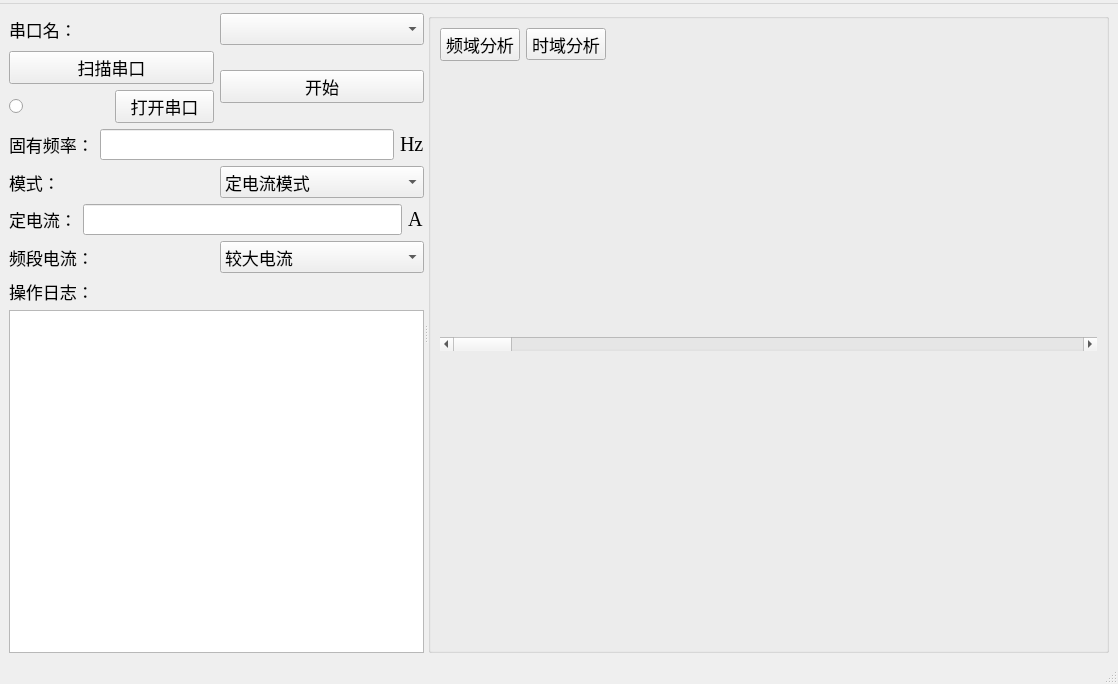
<?xml version="1.0" encoding="UTF-8"?>
<ui version="4.0">
 <class>MainWindow</class>
 <widget class="QMainWindow" name="MainWindow">
  <property name="geometry">
   <rect>
    <x>0</x>
    <y>0</y>
    <width>1118</width>
    <height>684</height>
   </rect>
  </property>
  <property name="windowTitle">
   <string>MainWindow</string>
  </property>
  <widget class="QWidget" name="centralwidget">
   <layout class="QHBoxLayout" name="horizontalLayout">
    <item>
     <widget class="QSplitter" name="splitter_3">
      <property name="orientation">
       <enum>Qt::Horizontal</enum>
      </property>
      <widget class="QWidget" name="layoutWidget_5">
       <layout class="QVBoxLayout" name="verticalLayout_7">
        <item>
         <layout class="QHBoxLayout" name="horizontalLayout_19">
          <item>
           <widget class="QLabel" name="label_17">
            <property name="font">
             <font>
              <family>楷体</family>
              <pointsize>13</pointsize>
             </font>
            </property>
            <property name="text">
             <string>串口名：</string>
            </property>
           </widget>
          </item>
          <item>
           <widget class="QComboBox" name="comboBox_serialName_3">
            <property name="baseSize">
             <size>
              <width>0</width>
              <height>0</height>
             </size>
            </property>
            <property name="font">
             <font>
              <pointsize>15</pointsize>
             </font>
            </property>
           </widget>
          </item>
         </layout>
        </item>
        <item>
         <layout class="QHBoxLayout" name="horizontalLayout_20">
          <item>
           <layout class="QVBoxLayout" name="verticalLayout_8">
            <item>
             <widget class="QPushButton" name="pushButton_scanSerial_3">
              <property name="font">
               <font>
                <family>楷体</family>
                <pointsize>13</pointsize>
               </font>
              </property>
              <property name="text">
               <string>扫描串口</string>
              </property>
             </widget>
            </item>
            <item>
             <layout class="QHBoxLayout" name="horizontalLayout_21">
              <item>
               <widget class="QRadioButton" name="radioButton_3">
                <property name="text">
                 <string/>
                </property>
               </widget>
              </item>
              <item>
               <widget class="QPushButton" name="pushButton_openSerial_3">
                <property name="font">
                 <font>
                  <family>楷体</family>
                  <pointsize>13</pointsize>
                 </font>
                </property>
                <property name="text">
                 <string>打开串口</string>
                </property>
               </widget>
              </item>
             </layout>
            </item>
           </layout>
          </item>
          <item>
           <widget class="QPushButton" name="pushButton_start_3">
            <property name="font">
             <font>
              <family>楷体</family>
              <pointsize>13</pointsize>
             </font>
            </property>
            <property name="text">
             <string>开始</string>
            </property>
           </widget>
          </item>
         </layout>
        </item>
        <item>
         <layout class="QHBoxLayout" name="horizontalLayout_22">
          <item>
           <widget class="QLabel" name="label_18">
            <property name="font">
             <font>
              <family>楷体</family>
              <pointsize>13</pointsize>
             </font>
            </property>
            <property name="text">
             <string>固有频率：</string>
            </property>
           </widget>
          </item>
          <item>
           <widget class="QLineEdit" name="lineEdit_frequency_3">
            <property name="font">
             <font>
              <family>Times New Roman</family>
              <pointsize>15</pointsize>
             </font>
            </property>
            <property name="text">
             <string/>
            </property>
           </widget>
          </item>
          <item>
           <widget class="QLabel" name="label_19">
            <property name="font">
             <font>
              <family>Times New Roman</family>
              <pointsize>15</pointsize>
             </font>
            </property>
            <property name="text">
             <string>Hz</string>
            </property>
           </widget>
          </item>
         </layout>
        </item>
        <item>
         <layout class="QHBoxLayout" name="horizontalLayout_23">
          <item>
           <widget class="QLabel" name="label_20">
            <property name="font">
             <font>
              <family>楷体</family>
              <pointsize>13</pointsize>
             </font>
            </property>
            <property name="text">
             <string>模式：</string>
            </property>
           </widget>
          </item>
          <item>
           <widget class="QComboBox" name="comboBox_pattern_3">
            <property name="enabled">
             <bool>true</bool>
            </property>
            <property name="baseSize">
             <size>
              <width>0</width>
              <height>0</height>
             </size>
            </property>
            <property name="font">
             <font>
              <family>楷体</family>
              <pointsize>13</pointsize>
             </font>
            </property>
            <property name="editable">
             <bool>false</bool>
            </property>
            <item>
             <property name="text">
              <string>定电流模式</string>
             </property>
            </item>
            <item>
             <property name="text">
              <string>控制模式</string>
             </property>
            </item>
           </widget>
          </item>
         </layout>
        </item>
        <item>
         <layout class="QHBoxLayout" name="horizontalLayout_24">
          <item>
           <widget class="QLabel" name="label_21">
            <property name="font">
             <font>
              <family>楷体</family>
              <pointsize>13</pointsize>
             </font>
            </property>
            <property name="text">
             <string>定电流：</string>
            </property>
           </widget>
          </item>
          <item>
           <widget class="QLineEdit" name="lineEdit_current_3">
            <property name="font">
             <font>
              <family>Times New Roman</family>
              <pointsize>15</pointsize>
             </font>
            </property>
            <property name="text">
             <string/>
            </property>
           </widget>
          </item>
          <item>
           <widget class="QLabel" name="label_22">
            <property name="font">
             <font>
              <family>Times New Roman</family>
              <pointsize>15</pointsize>
             </font>
            </property>
            <property name="text">
             <string>A</string>
            </property>
           </widget>
          </item>
         </layout>
        </item>
        <item>
         <layout class="QHBoxLayout" name="horizontalLayout_25">
          <item>
           <widget class="QLabel" name="label_23">
            <property name="font">
             <font>
              <family>楷体</family>
              <pointsize>13</pointsize>
             </font>
            </property>
            <property name="text">
             <string>频段电流：</string>
            </property>
           </widget>
          </item>
          <item>
           <widget class="QComboBox" name="comboBox_bandCurrent_3">
            <property name="enabled">
             <bool>true</bool>
            </property>
            <property name="baseSize">
             <size>
              <width>0</width>
              <height>0</height>
             </size>
            </property>
            <property name="font">
             <font>
              <family>楷体</family>
              <pointsize>13</pointsize>
             </font>
            </property>
            <property name="editable">
             <bool>false</bool>
            </property>
            <item>
             <property name="text">
              <string>较大电流</string>
             </property>
            </item>
            <item>
             <property name="text">
              <string>较小电流</string>
             </property>
            </item>
           </widget>
          </item>
         </layout>
        </item>
        <item>
         <widget class="QLabel" name="label_24">
          <property name="font">
           <font>
            <family>楷体</family>
            <pointsize>13</pointsize>
           </font>
          </property>
          <property name="text">
           <string>操作日志：</string>
          </property>
         </widget>
        </item>
        <item>
         <widget class="QTextBrowser" name="textBrowser_operationLogs_3"/>
        </item>
       </layout>
      </widget>
      <widget class="QGroupBox" name="groupBox_3">
       <property name="title">
        <string/>
       </property>
       <layout class="QVBoxLayout" name="verticalLayout_2">
        <item>
         <layout class="QHBoxLayout" name="horizontalLayout_26">
          <item>
           <widget class="QPushButton" name="pushButton_frequencyDomain_2">
            <property name="font">
             <font>
              <family>楷体</family>
              <pointsize>13</pointsize>
             </font>
            </property>
            <property name="text">
             <string>频域分析</string>
            </property>
           </widget>
          </item>
          <item>
           <widget class="QPushButton" name="pushButton_timeDoamin_2">
            <property name="maximumSize">
             <size>
              <width>100</width>
              <height>32</height>
             </size>
            </property>
            <property name="font">
             <font>
              <family>楷体</family>
              <pointsize>13</pointsize>
             </font>
            </property>
            <property name="text">
             <string>时域分析</string>
            </property>
           </widget>
          </item>
          <item>
           <spacer name="horizontalSpacer_2">
            <property name="orientation">
             <enum>Qt::Horizontal</enum>
            </property>
            <property name="sizeHint" stdset="0">
             <size>
              <width>298</width>
              <height>20</height>
             </size>
            </property>
           </spacer>
          </item>
         </layout>
        </item>
        <item>
         <layout class="QVBoxLayout" name="verticalLayout">
          <item>
           <widget class="QCustomPlot" name="cusplot_3" native="true">
            <property name="minimumSize">
             <size>
              <width>0</width>
              <height>0</height>
             </size>
            </property>
           </widget>
          </item>
          <item>
           <widget class="QScrollBar" name="horizontalScrollBar_3">
            <property name="orientation">
             <enum>Qt::Horizontal</enum>
            </property>
           </widget>
          </item>
         </layout>
        </item>
        <item>
         <widget class="QCustomPlot" name="cusplot_frequent" native="true"/>
        </item>
       </layout>
      </widget>
     </widget>
    </item>
   </layout>
  </widget>
  <widget class="QMenuBar" name="menubar">
   <property name="geometry">
    <rect>
     <x>0</x>
     <y>0</y>
     <width>1118</width>
     <height>25</height>
    </rect>
   </property>
   <widget class="QMenu" name="menuMR_TMD">
    <property name="title">
     <string/>
    </property>
   </widget>
   <addaction name="menuMR_TMD"/>
  </widget>
  <widget class="QStatusBar" name="statusbar"/>
 </widget>
 <customwidgets>
  <customwidget>
   <class>QCustomPlot</class>
   <extends>QWidget</extends>
   <header>qcustomplot.h</header>
   <container>1</container>
  </customwidget>
 </customwidgets>
 <resources/>
 <connections/>
</ui>
